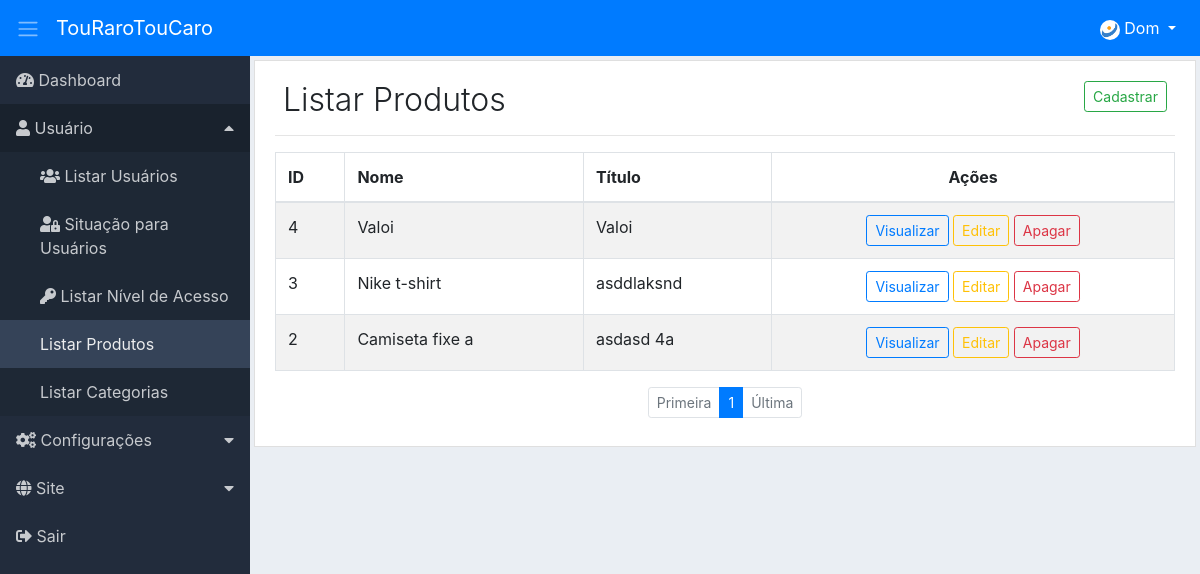
The page /adm/list-products/index (signed in) on the database as committed earlier.
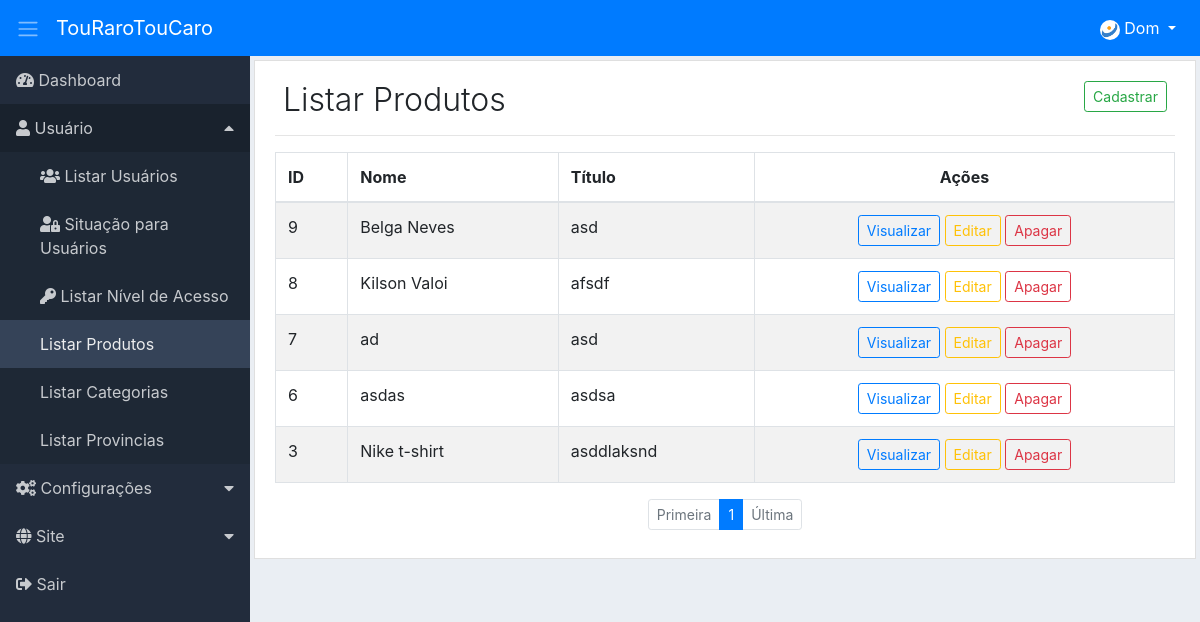
The same page on the database as committed later.
### tables this page shows
CREATE TABLE IF NOT EXISTS `sts_products` (
  `id` int NOT NULL AUTO_INCREMENT,
  `product_id` varchar(20) NOT NULL,
  `name` varchar(50) NOT NULL,
  `title` varchar(50) NOT NULL,
  `description` text NOT NULL,
  `type` varchar(50) NOT NULL,
  `price` double NOT NULL,
  `sts_categories_id` int NOT NULL,
  `image` varchar(250) DEFAULT NULL,
  `created` datetime NOT NULL,
  `modified` datetime DEFAULT NULL,
  PRIMARY KEY (`id`)
);

### adm/app/adms/Controllers/ListProducts.php (called while the page is built, shortened)
<?php
class ListProducts
{
    private $dados;
    public function index($pag = null) {
        $this->pag = (int) $pag ? $pag : 1;
        $listProducts = new \App\adms\Models\AdmsListProducts();
        if(isset($_GET['check']) && !empty($_GET['check'])){
            $listProducts->listProductsCheck($_GET['check'],$this->pag );
        }else{
            $listProducts->listProducts($this->pag);
        }
        if ($listProducts->getResultado()) {
            $this->dados['listProducts'] = $listProducts->getResultadoBd();
            $this->dados['pagination'] = $listProducts->getResultPg();
        } else {
            $this->dados['listProducts'] = [];
            $this->dados['pagination'] = null;
        }
        $button = ['add_product' => ['menu_controller' => 'add-product', 'menu_metodo' => 'index'],
            'view_product' => ['menu_controller' => 'view-product', 'menu_metodo' => 'index'],
            'edit_product' => ['menu_controller' => 'edit-product', 'menu_metodo' => 'index'],
            'delete_product' => ['menu_controller' => 'delete-product', 'menu_metodo' => 'index']];
        $listButton = new \App\adms\Models\helper\AdmsButton();
        $this->dados['button'] = $listButton->buttonPermission($button);
        $listMenu = new \App\adms\Models\AdmsMenu();
        $this->dados['menu'] = $listMenu->itemMenu();
        $this->dados['sidebarActive'] = "list-products";
        $carregarView = new \App\adms\core\ConfigView("adms/Views/products/listProducts", $this->dados);
        $carregarView->renderizar();
    }
}

### adm/core/ConfigController.php (called while the page is built, shortened)
<?php
class ConfigController extends Config
{
    private string $urlController;
    private string $urlMetodo;
    private string $urlParamentro;
    private array $format;
    public function __construct() {
        if (!empty(filter_input(INPUT_GET, 'url', FILTER_DEFAULT))) {
            $this->url = filter_input(INPUT_GET, 'url', FILTER_DEFAULT);
            $this->url = $this->limparUrl($this->url);
            $this->urlConjunto = explode("/", $this->url);
            if (isset($this->urlConjunto[0])) {
                $this->urlController = $this->slugController($this->urlConjunto[0]);
            } else {
                $this->urlController = $this->slugController(CONTROLLER);
            }
            if (isset($this->urlConjunto[1])) {
                $this->urlMetodo = $this->slugMetodo($this->urlConjunto[1]);
            } else {
                $this->urlController = $this->slugController(CONTROLLER);
                $this->urlMetodo = $this->slugMetodo(METODO);
            }
            if (isset($this->urlConjunto[2])) {
                $this->urlParamentro = $this->urlConjunto[2];
            } else {
                $this->urlParamentro = "";
            }
        } else {
            $this->urlController = $this->slugController(CONTROLLER);
            $this->urlMetodo = $this->slugMetodo(METODO);
            $this->urlParamentro = "";
        }
    }
    private function slugController($slugController) {
        $this->slugController = strtolower($slugController);
        $this->slugController = str_replace("-", " ", $this->slugController);
        $this->slugController = ucwords($this->slugController);
        $this->slugController = str_replace(" ", "", $this->slugController);
        return $this->slugController;
    }
    private function slugMetodo($slugMetodo) {
        $this->slugMetodo = $this->slugController($slugMetodo);
        $this->slugMetodo = lcfirst($this->slugMetodo);
        return $this->slugMetodo;
    }
    private function limparUrl($url) {
        $this->urlLimpa = strip_tags($url);
        $this->urlLimpa = trim($this->urlLimpa);
        $this->urlLimpa = rtrim($this->urlLimpa, "/");
        $this->format['a'] = 'ÀÁÂÃÄÅÆÇÈÉÊËÌÍÎÏÐÑÒÓÔÕÖØÙÚÛÜüÝÞßàáâãäåæçèéêëìíîïðñòóôõöøùúûýýþÿRr"!@#$%&*()_-+={[}]?;:.,\\\'<>°ºª ';
        $this->format['b'] = 'aaaaaaaceeeeiiiidnoooooouuuuuybsaaaaaaaceeeeiiiidnoooooouuuyybyRr--------------------------------';
        $this->urlLimpa = strtr(mb_convert_encoding($this->urlLimpa,'ISO-8859-1', 'UTF-8'), mb_convert_encoding($this->format['a'],'ISO-8859-1', 'UTF-8'), $this->format['b']);
        return $this->urlLimpa;
    }
    public function carregar() {
        $carregarPgAdm = new \Core\CarregarPgAdmLevel();
        $carregarPgAdm->carregarPg( $this->urlController, $this->urlMetodo, $this->urlParamentro);
    }
}

### adm/index.php (called while the page is built, shortened)
<?php
$url = new Home();
$url->carregar();

### adm/app/adms/Models/helper/AdmsRead.php (called while the page is built, shortened)
<?php
class AdmsRead extends AdmsConn
{
    private string $select;
    private array $values = [];
    private object $query;
    public function fullRead($query, $parseString = null) {
        $this->select = $query;
        if (!empty($parseString)) {
            parse_str($parseString, $this->values);
        }
        $this->exeIntruction();
    }
    private function exeIntruction() {
        $this->connection();
        try {
            $this->exeParameter();
            $this->query->execute();
            $this->result = $this->query->fetchAll();
        } catch (Exception $ex) {
            $this->result = null;
        }
    }
    private function connection() {
        $this->conn = $this->connect();
        $this->query = $this->conn->prepare($this->select);
        $this->query->setFetchMode(PDO::FETCH_ASSOC);
    }
    private function exeParameter() {
        if ($this->values) {
            foreach ($this->values as $link => $value) {
                if ($link == 'limit' || $link == 'offset') {
                    $value = (int) $value;
                }
                $this->query->bindValue(":{$link}", $value, (is_int($value) ? PDO::PARAM_INT : PDO::PARAM_STR));
            }
        }
    }
}

### adm/app/adms/Models/helper/AdmsConn.php (called while the page is built, shortened)
<?php
class AdmsConn
{
    private string $db = "mysql";
    private string $host = HOST;
    private string $user = USER;
    private string $pass = PASS;
    private string $dbname = DBNAME;
    private int $port = PORT;
    protected function connect() {
        try {
            $this->connect = new PDO($this->db . ':host=' . $this->host . ';port=' . $this->port . ';dbname=' . $this->dbname, $this->user, $this->pass);
            return $this->connect;
        } catch (Exception $ex) {
            die("Erro: Por favor tente novamente. Caso o problema persista, entre em contato o administrador " . EMAILADM . "!<br>");
        }
    }
}

### adm/app/adms/Models/AdmsListProducts.php (called while the page is built, shortened)
<?php
class AdmsListProducts
{
    private $limitResult = 40;
    public function listProducts($pag = null) {
        $this->pag = (int) $pag;
        $paginacao = new \App\adms\Models\helper\AdmsPagination(URLADM . 'list-products/index');
        $paginacao->condition($this->pag, $this->limitResult);
        $paginacao->pagination("SELECT COUNT(id) AS num_result FROM sts_products");
        $listProducts = new \App\adms\Models\helper\AdmsRead();
        $listProducts->fullRead("SELECT id, name,  title
                FROM sts_products
                ORDER BY id DESC
                LIMIT :limit OFFSET :offset", "limit={$this->limitResult}&offset={$paginacao->getOffset()}");
    }
}

### adm/app/adms/Views/products/listProducts.php (the view, shortened to what the rows shown need)
<div class="content p-1">
    <div class="list-group-item">
        <div class="d-flex">
            <div class="mr-auto p-2">
                <h2 class="display-4 title">Listar Produtos</h2>
            </div>
        </div>
        <div class="table-responsive">
            <table class="table table-striped table-bordered table-hover">
                <thead>
                    <tr>
                        <th>ID</th>
                        <th>Nome </th>
                        <th>Título </th>
                        <th class="text-center">Ações</th>
                    </tr>
                </thead>
                <tbody>
                    <?php
                    foreach ($this->dados['listProducts'] as $types) {
                        extract($types);
                        ?>
                        <tr>
                            <td><?php echo $id; ?></td>
                            <td><?php echo $name; ?></td>
                            <td><?php echo $title; ?></td>
                            <td class="text-center">
                                <span class="d-none d-lg-block">
                                    <?php
                                    if ($this->dados['button']['view_product']) {
                                        echo "<a href='" . URLADM . "view-product/index/$id' class='btn btn-outline-primary btn-sm'>Visualizar</a> ";
                                    }
                                    if ($this->dados['button']['edit_product']) {
                                        echo "<a href='" . URLADM . "edit-product/index/$id' class='btn btn-outline-warning btn-sm'>Editar</a> ";
                                    }
                                    if ($this->dados['button']['delete_product']) {
                                        echo "<a href='" . URLADM . "delete-product/index/$id' class='btn btn-outline-danger btn-sm' data-confirm='Excluir'>Apagar</a> ";
                                    }
                                    ?>
                                </span>
                            </td>
                        </tr>
                        <?php
                    }
                    ?>
                </tbody>
            </table>
        </div>
    </div>
</div>

Rows that differ between the two databases and show on the page:
removed sts_products: id "4", name "Valoi", title "Valoi"
removed sts_products: id "2", name "Camiseta fixe a", title "asdasd 4a"
added sts_products: id "9", name "Belga Neves", title "asd"
added sts_products: id "8", name "Kilson Valoi", title "afsdf"
added sts_products: id "7", name "ad", title "asd"
added sts_products: id "6", name "asdas", title "asdsa"
Other text that changed with them:
new list line: "Listar Provincias"
